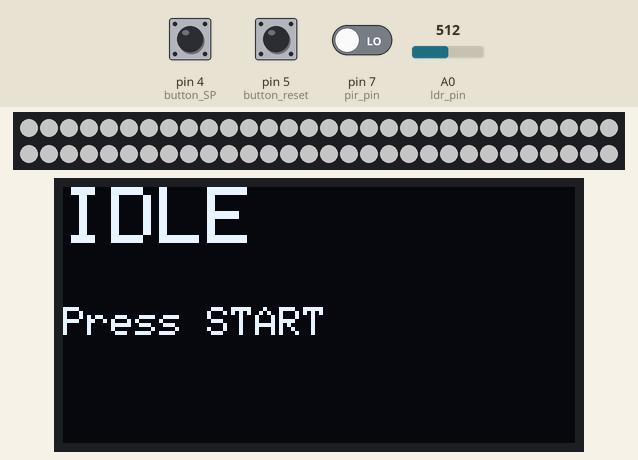
Bench run of a sketch on a simulated Arduino Uno, built with avr-gcc and run on an emulated ATmega328P. Shown: 60 RGB LEDs in strip order, left to right, continuing on the next row, 128×64 one-colour display. Inputs (shaded band) come from the test bench; at power-on: pin 4 (button_SP) HIGH, pin 5 (button_reset) HIGH, A0 (ldr_pin) = 512, pin 7 (pir_pin) LOW. Dim RGB values are drawn brighter than linear.

Above: at 1.2 s.
1.3 s: pin 4 (button_SP) pulled LOW for 0.15 s
At 3.2 s:
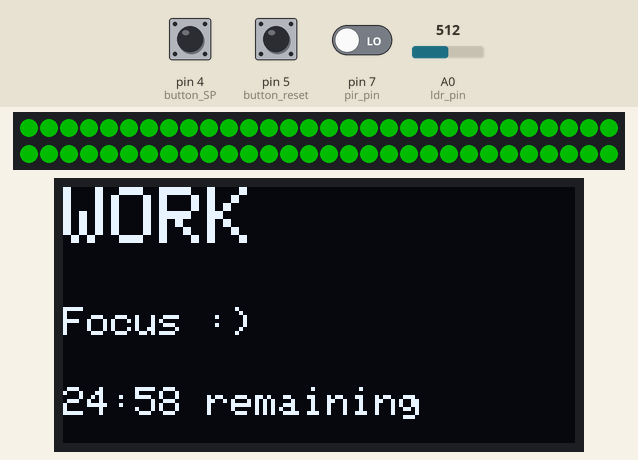
4.4 s: pin 5 (button_reset) pulled LOW for 0.15 s
At 5.6 s:
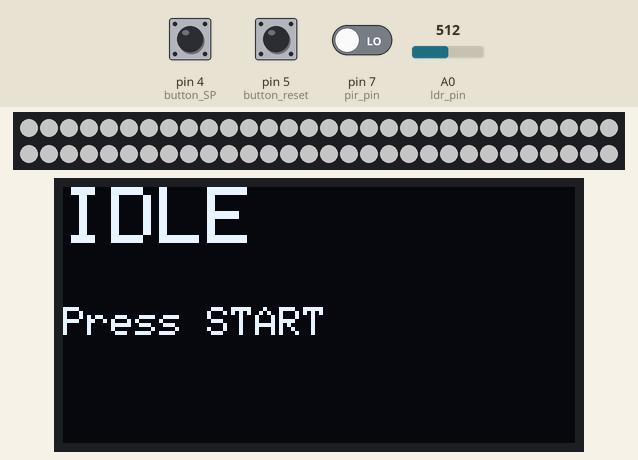
6.0 s: pin 4 (button_SP) pulled LOW for 1 s
At 7.3 s:
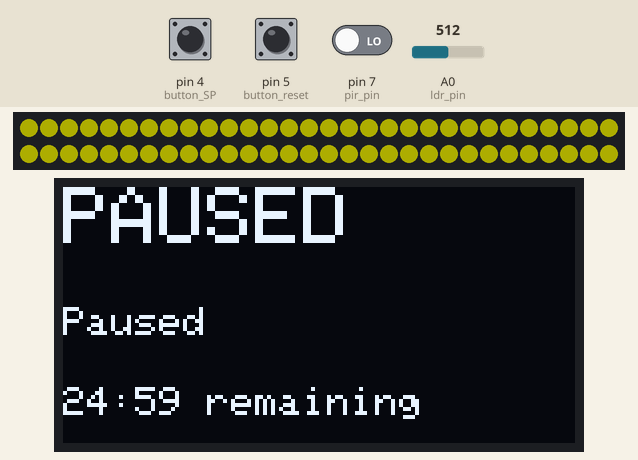
8.5 s: A0 (ldr_pin) set to 716
10.0 s: pin 5 (button_reset) pulled LOW for 1 s
At 11.2 s:
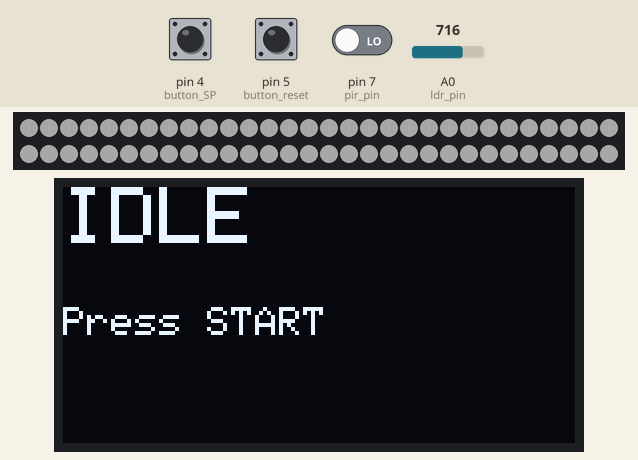
12.5 s: A0 (ldr_pin) set to 900
Timing chart, 0 to 15.0 s (numbered marks = the images above; inputs shaded):
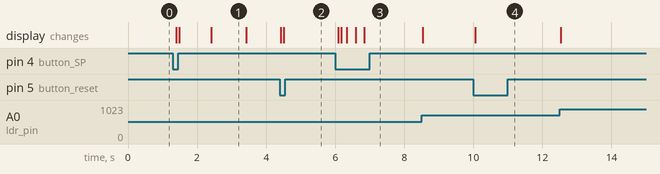

The sketch:

pomodoro-lamp_code.ino
```cpp
#include <Wire.h>
#include <Adafruit_SSD1306.h>
#include <Adafruit_GFX.h>
#include <Adafruit_NeoPixel.h>

// OLED Display Dimensions
#define SCREEN_WIDTH 128
#define SCREEN_HEIGHT 64

// Pin Definitions
#define button_SP 4
#define button_reset 5
#define led_pin 6
#define pir_pin 7
#define ldr_pin A0
#define led_count 60

// Buttons
unsigned long lastBtn1Press = 0;
unsigned long lastBtn2Press = 0;
#define debounceTime 200

// Constants
#define work_duration 25UL * 60UL * 1000UL
#define break_duration 5UL * 60UL * 1000UL
#define motion_timeout 90UL * 1000UL

// Objects
Adafruit_SSD1306 display(SCREEN_WIDTH, SCREEN_HEIGHT, &Wire, -1);
Adafruit_NeoPixel strip(led_count, led_pin, NEO_GRB + NEO_KHZ800);

// Timing
unsigned long stateStartTime = 0;
unsigned long pausedTimeRemaining = 0;
unsigned long lastMotionTime = 0;

// State Machine
enum State {IDLE, WORK, BREAK, PAUSED, NO_MOTION};
State currentState = IDLE;
State stateBeforePause = IDLE;
State stateBeforeAway = IDLE;

unsigned long remainingTime(unsigned long total, unsigned long now) {
  unsigned long elapsed = now - stateStartTime;
  return (elapsed < total) ? (total - elapsed) : 0;
}

void setup() {
  Serial.begin(9600);

  // Pin Setup
  pinMode(pir_pin, INPUT);
  pinMode(button_SP,INPUT_PULLUP);
  pinMode(button_reset, INPUT_PULLUP);

  // NeoPixel LED Setup
  strip.begin();
  strip.setBrightness(100);
  strip.show();

  // OLED Setup
  display.begin(SSD1306_SWITCHCAPVCC, 0x3C);
  display.clearDisplay();
  display.setTextColor(WHITE);

  lastMotionTime = millis();
}

void loop() {

  unsigned long now = millis();

// Photoresistor (LDR) Reading & AutoBrightness Calculation
  int ldrValue = analogRead(ldr_pin);
  int brightness = map(ldrValue, 0, 1023, 255, 30);
  int scale = map(brightness, 0,255, 0,100);

// Checking for Motion
  if (digitalRead(pir_pin) == HIGH) {
    lastMotionTime = now;
    if (currentState == NO_MOTION) {
      if (stateBeforeAway == WORK) {
        stateStartTime = now - (work_duration - pausedTimeRemaining);
      } else if (stateBeforeAway == BREAK) {
        stateStartTime = now - (break_duration - pausedTimeRemaining);
      }
      currentState = stateBeforeAway;
    }
  } else if (currentState != IDLE && currentState != NO_MOTION && now - lastMotionTime > motion_timeout) {
    stateBeforeAway = currentState;
    if (currentState == WORK) {
      pausedTimeRemaining = remainingTime(work_duration, now);
    } else if (currentState == BREAK) {
      pausedTimeRemaining = remainingTime(break_duration, now);
    }
    currentState = NO_MOTION;
  }


// BUTTON HANDLING

  // Button 1: Start / Pause / Resume
  if (digitalRead(button_SP) == LOW && now - lastBtn1Press > debounceTime) {
    lastBtn1Press = now;
    lastMotionTime = now;
    if (currentState == IDLE) {
      // Start the timer for working
      currentState = WORK;
      stateStartTime = now;
    }

    else if (currentState == WORK) {
      // Pausing during work
      pausedTimeRemaining = work_duration - (now - stateStartTime);
      stateBeforePause = WORK;
      currentState = PAUSED;
    }

    else if (currentState == BREAK) {
      // Pausing during break
      pausedTimeRemaining = break_duration - (now - stateStartTime);
      stateBeforePause = BREAK;
      currentState = PAUSED;
    }

    else if (currentState == PAUSED) {
      // resuming either work or break timer
      if (stateBeforePause == WORK) {
        stateStartTime = now - (work_duration - pausedTimeRemaining);
      } else {
        stateStartTime = now - (break_duration - pausedTimeRemaining);
      }
      currentState = stateBeforePause;
    }
  }

  // Button 2: Reset

  if (digitalRead(button_reset) == LOW && now - lastBtn2Press > debounceTime) {
    lastBtn2Press = now;
    currentState = IDLE;
    stateStartTime = 0;
    pausedTimeRemaining = 0;
  }

// Building the State Machine Logic

  switch (currentState) {
    case IDLE:
      strip.fill(strip.Color(50*scale,50*scale,50*scale)); // light is white
      strip.show();
      updateOLED("IDLE", "Press START",0);
      break;
    case WORK: {
      strip.fill(strip.Color(0,200*scale,0)); // light turns green
      strip.show();
      unsigned long remaining = 0;
      if (now - stateStartTime < work_duration) {
        remaining = work_duration - (now - stateStartTime);
      }
      updateOLED("WORK", "Focus :)",remaining);

      if (now - stateStartTime >= work_duration) {
        currentState = BREAK;
        stateStartTime = now;
      }
      break;
    }
    case BREAK: {
      strip.fill(strip.Color(200*scale,0,0)); // light turns red
      strip.show();
      unsigned long remaining = 0;
      if (now - stateStartTime < break_duration) {
        remaining = break_duration - (now - stateStartTime);
      }
      updateOLED("BREAK","Rest!", remaining);
      if (now - stateStartTime >= break_duration) {
        currentState = WORK;
        stateStartTime = now;
      }
      break;
    }
    case PAUSED:
      strip.fill(strip.Color(80*scale,80*scale,0)); // light turns yellow
      strip.show();
      updateOLED("PAUSED", "Paused", pausedTimeRemaining);
      break;
    case NO_MOTION:
      strip.fill(strip.Color(0,0,0));
      strip.show();
      updateOLED("AWAY", "No motion", 0);
      break;
  }
  delay(50);


}

// OLED Update Function
void updateOLED(String stateName, String messageOutput, unsigned long msRemaining) {
  display.clearDisplay();
  display.setTextSize(2);
  display.setCursor(0,0);
  display.println(stateName);

  display.setTextSize(1);
  display.setCursor(0,30);
  display.println(messageOutput);

  if (msRemaining > 0) {
    unsigned long totalSeconds = msRemaining / 1000;
    int mins = totalSeconds / 60;
    int secs = totalSeconds % 60;
    display.setCursor(0,50);
    if (mins < 10) {
      display.print("0");
    }
    display.print(mins);
    display.print(":");
    if (secs < 10) {
      display.print("0");
    }
    display.print(secs);
    display.println(" remaining");
  }
  display.display();
}
```

Measured:
- after the input at 1.3 s, the display: first changes after 0.09 s (image 1 shows a later state)
- after the input at 4.4 s, the display: first differs from a run without the input after 0.11 s (image 2)
- after the input at 6.0 s, the display: first changes after 0.09 s (image 3 shows a later state)
- after the input at 10.0 s, the display: changes after 0.05 s (image 4)
- what the display in image 1 shows lasts 1.0 s, from 2.4 s to 3.4 s
